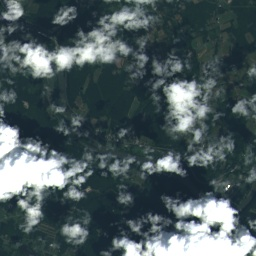
#> input picture log/LC801_color.jpg, 256 x 256 px, found by its file name; its folder holds only this picture in this run
$ python plotRect.py
#> lines starting #> are read from the running program, lines starting #| are printed output that depends on the picture; after the words box and inside, x2 and y2 are one past the last pixel; in counts of white or black regions, pixels touching at a corner belong together
import cv2

names = ['color', 'mask', 'my', 'unet']
for name in names:
    img = cv2.imread('./log/LC801_'+name+'.jpg')
#> img is the input picture: shape (256, 256, 3); mean B, G, R 94.1, 91, 76.4
    img1 = img.copy()
    # print(img.shape)
    # cv2.imshow('img', img)
    # cv2.waitKey(0)
    point1, point2 = (10, 80), (50, 120)
    cv2.rectangle(img1, point1, point2, (0, 255, 255), 2)
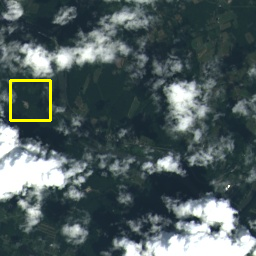
#> img1: shape (256, 256, 3); 0.73% of pixels changed, all inside (x1, y1, x2, y2) = (9, 79, 52, 122)
    cv2.namedWindow('img', 0)
    cv2.imshow('img', img1)
    cv2.waitKey(0)
    cv2.imwrite('./log/tmp_'+name+'.jpg', img1)

    min_x = min(point1[0],point2[0])
    min_y = min(point1[1],point2[1])
    width = abs(point1[0] - point2[0])
    height = abs(point1[1] -point2[1])
    cut_img = img[min_y:min_y+height, min_x:min_x+width]
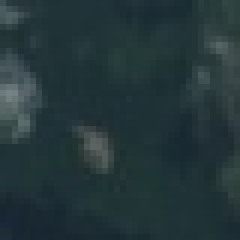
#> cut_img: shape (40, 40, 3) (shown 6 times larger); mean B, G, R 57.6, 54.4, 36.4
#> (the run stopped early here; a loop or call above may not have finished)
